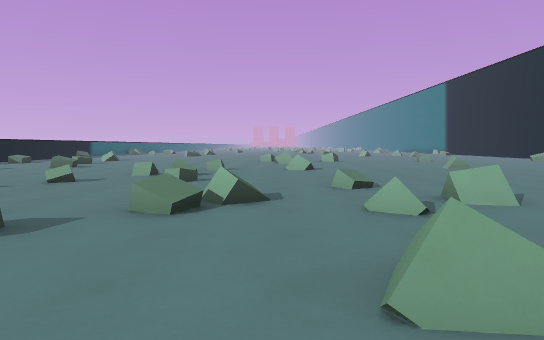
[1] (above)

23 first-person views from a walk through a Godot game level. The camera is 1.4 m above the floor, tilts 4° down and sees 75° across. The floor is counted in squares, 2 m on a side. Each view is taken from the middle of a square. On the plan, view 1 faces up. The plan holds only what a view shows up to about 11 squares ahead; the rest is blank. The place goes on beyond the plan.

[2]
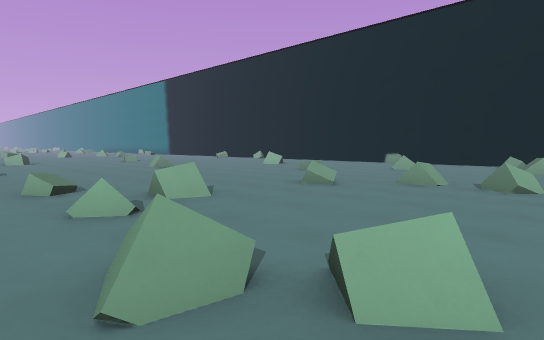

[3]
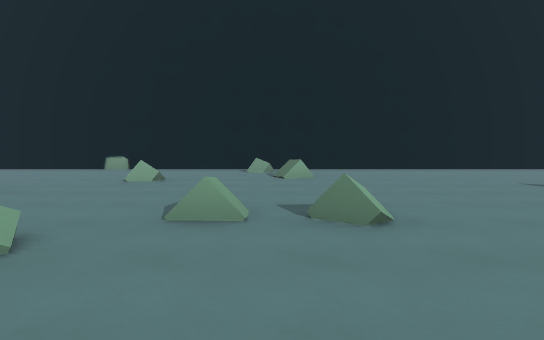

[4]
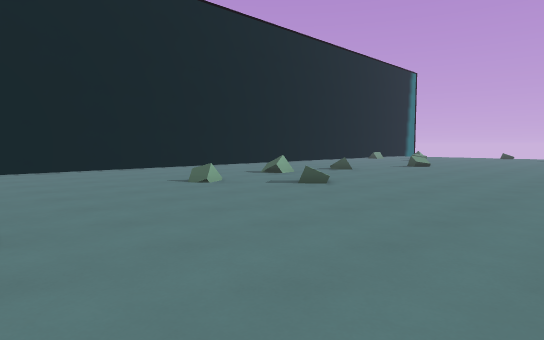

[5]
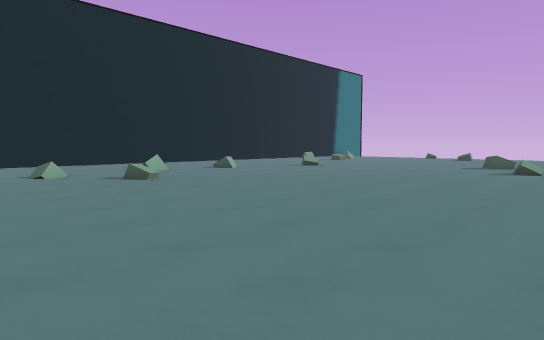

[6]
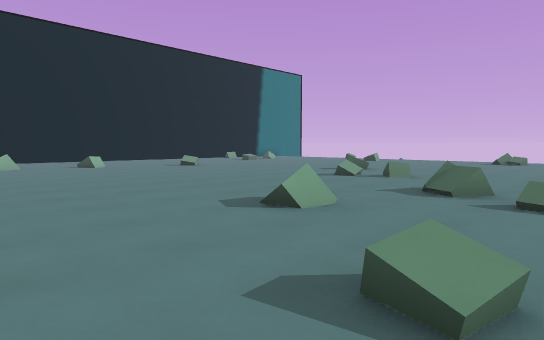

[7]
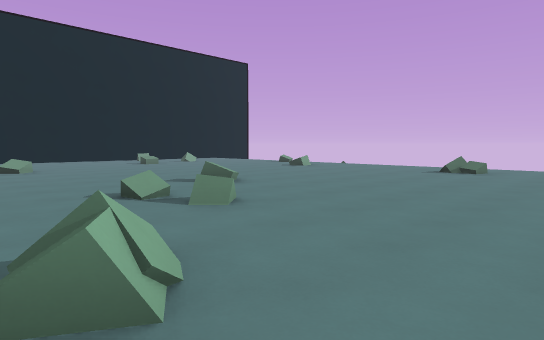

[8]
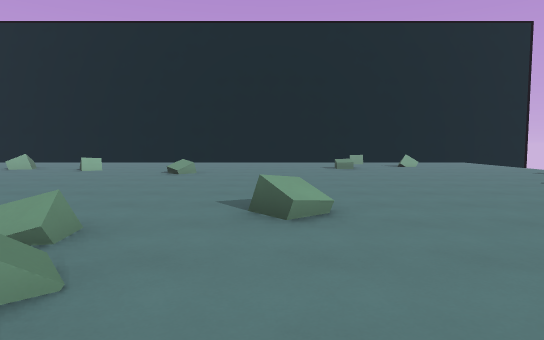

[9]
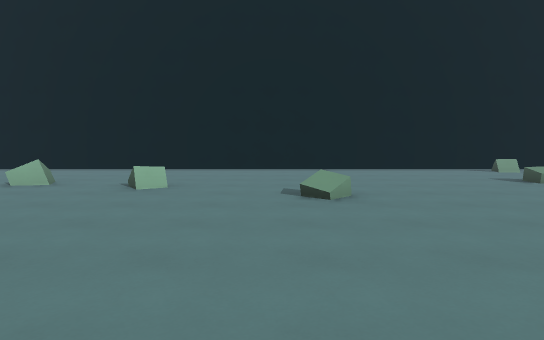

[10]
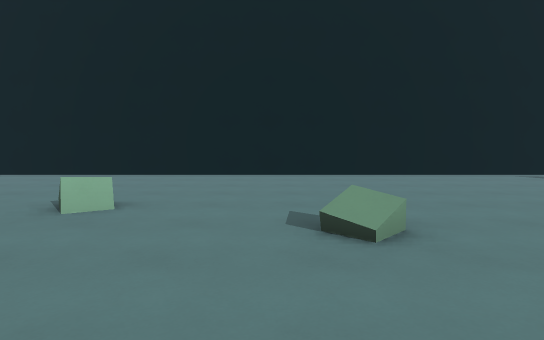

[11]
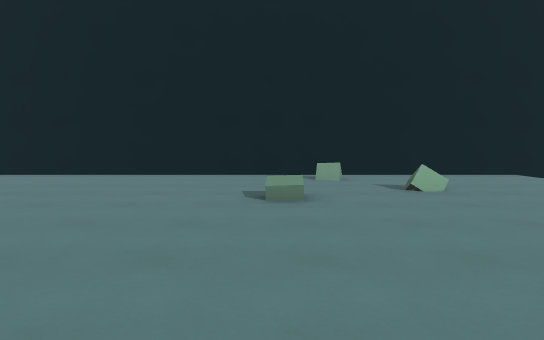

[12]
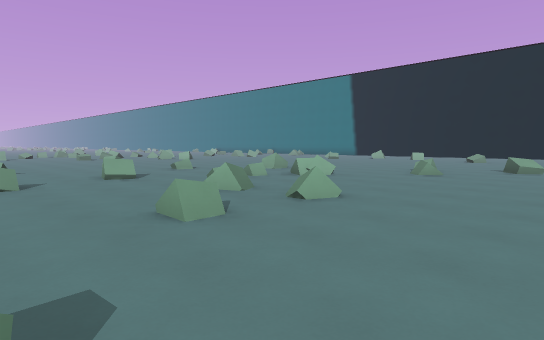

[13]
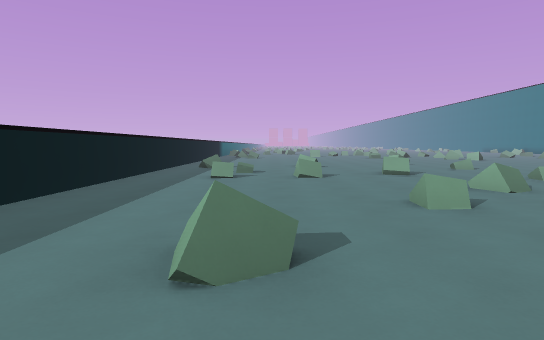

[14]
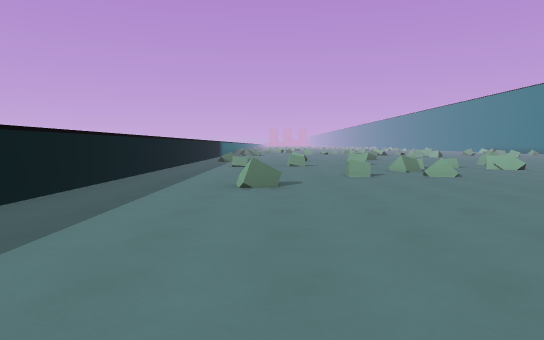

[15]
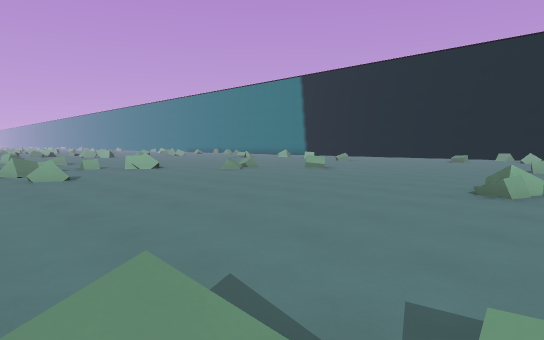

[16]
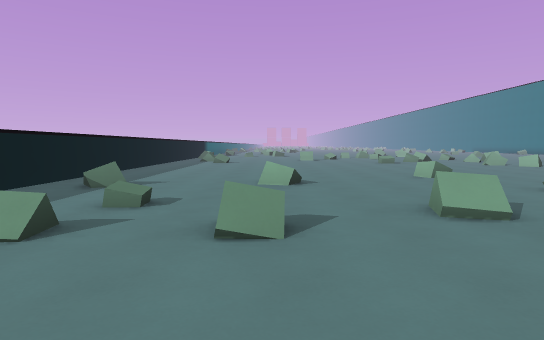

[17]
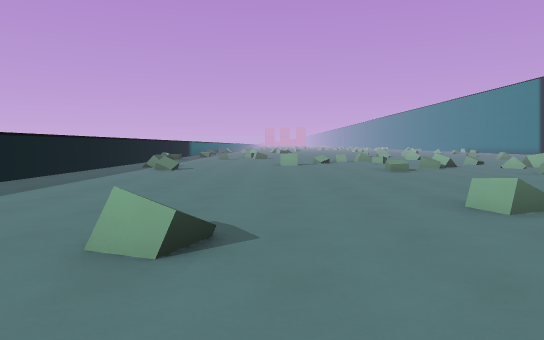

[18]
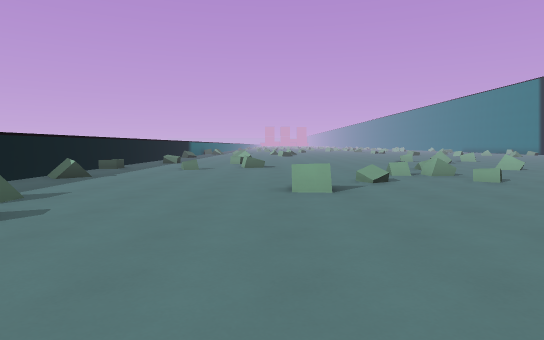

[19]
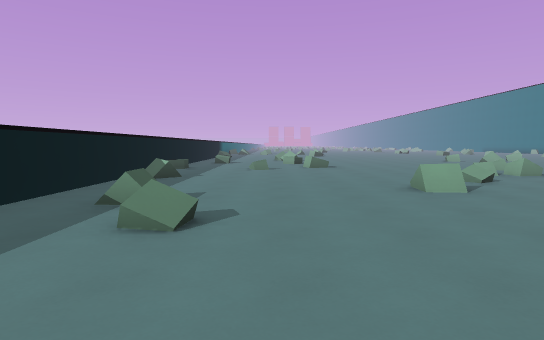

[20]
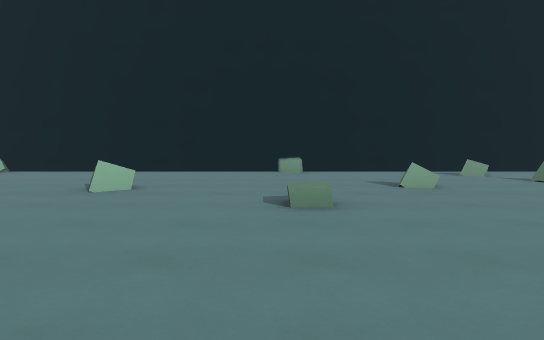

[21]
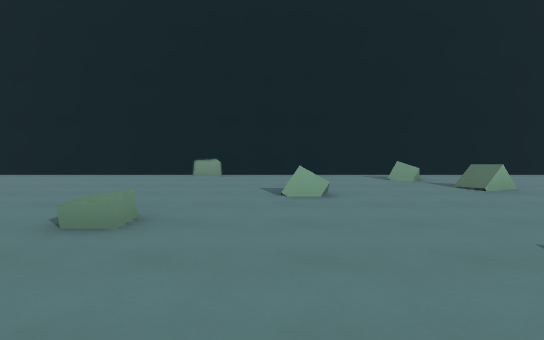

[22]
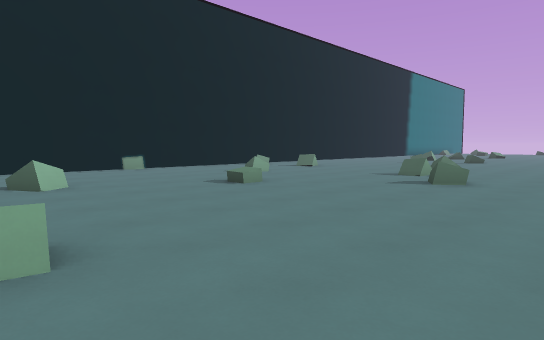

[23]
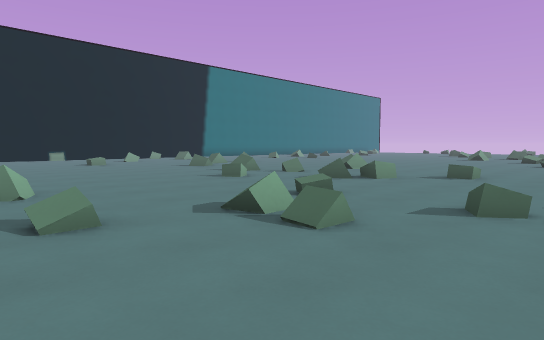

### Floor plan
Key: @ floor where view 1 was taken; # wall or solid block; . floor; / step, stairs or slope; = window, fence, low wall or low ledge.
Columns run from 12 left of view 1 to 14 right of it. Each row starts with its distance up from view 1.
 11 #....=....... ....=.......#
 10 #............/........=...#
  9 #.........................#
  8 #.=......==...............#
  7 #.......=./...............#
  6 #......=.....=............#
  5 #.........../..=......=...#
  4 #./......../.=...=........#
  3 #../......=...............#
  2 #............=..........=.#
  1 #............=.....=...=..#
  0 #...........@.............#
 -1 #.........................#
 -2 #.........................#
 -3 #.......=............=....#
 -4 #..................=......#
 -5 #./..=....................#
 -6 #....................=....#
 -7 #......=..../.............#
 -8 #..=./.............../....#
 -9 #.........=...............#
-10 #.......=..=..............#
-11 #.............=.....=.....#
-12 #.....=.=.................#
-13 #..............=..........#
-14 #...=.....................#
-15 #.....................=...#
-16  .........................#
-17  .........................#
-18   ........................#
-19    ...=.....=..   ........#
-20     . .=......      ......#
-21                          ##

Where each view was taken, in squares from view 1:
view 1: 0 up, 0 right, facing up
view 2: 0 up, 0 right, facing up-right
view 3: 2 up, 3 right, facing right
view 4: 1 up, 3 right, facing down-right
view 5: 1 down, 0 right, facing down-right
view 6: 4 down, 3 left, facing down-right
view 7: 9 down, 3 left, facing down-right
view 8: 13 down, 1 left, facing right
view 9: 10 down, 3 right, facing right
view 10: 10 down, 5 right, facing right
view 11: 15 down, 5 right, facing right
view 12: 15 down, 8 left, facing up-right
view 13: 16 down, 8 left, facing up
view 14: 20 down, 8 left, facing up
view 15: 20 down, 6 left, facing up-right
view 16: 11 down, 7 left, facing up
view 17: 7 down, 6 left, facing up
view 18: 0 up, 6 left, facing up
view 19: 0 up, 8 left, facing up
view 20: 7 up, 4 right, facing right
view 21: 5 up, 5 right, facing right
view 22: 11 up, 3 right, facing down-right
view 23: 11 up, 5 left, facing down-right
